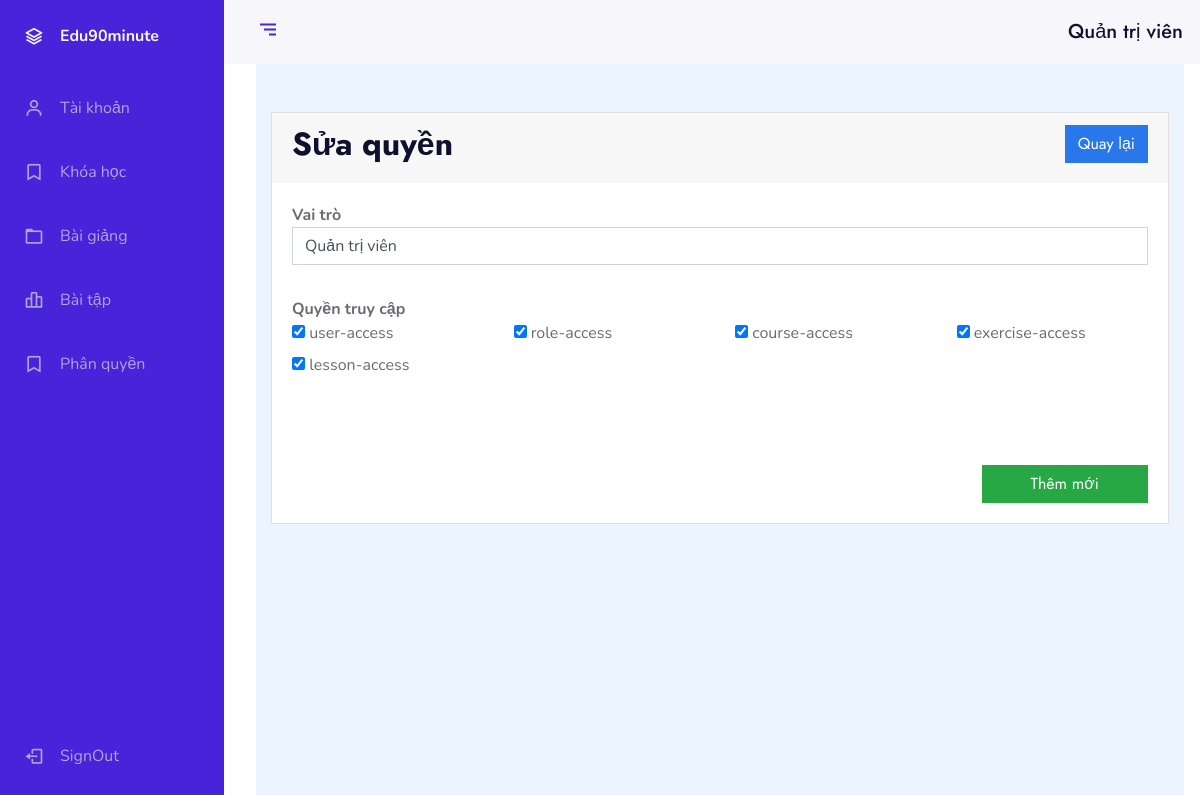
Screenshot of /?ctl=roles&act=edit&id=1 (signed in) with the database file from the repository.
### tables this page shows
CREATE TABLE `permissions` (
  `id` int(11) NOT NULL,
  `name` varchar(255) NOT NULL
);

### Controllers/BaseController.php (called while the page is built, shortened)
<?php
class BaseController{
    protected function view($viewPath, array $data = []){
        include_once self::VIEWS_FOLDER_NAME . str_replace('.', '/', $viewPath) . '.php';
    }
}

### Controllers/Admin/AdminRolesController.php (called while the page is built, shortened)
<?php
    class AdminRolesController extends BaseController{
        protected $data = [];
        public function __construct(){
            $this->rolesModel = new RolesModel;
            $this->data["roles"] = $this->rolesModel->all("roles", ['*']);
            $this->data['role_has_permission'] = $this->rolesModel->all('role_has_permission', ['*']);
            $this->data['permissions'] = $this->rolesModel->all('permissions', ['*']);
        }
        public function edit(){
            foreach($this->data['roles'] as $role){
                if($_REQUEST['id'] == $role['id']){
                    $this->data['roleName'] = $role['name'];
                    break;
                }
            }
            foreach($this->data['role_has_permission'] as $rhp){
                if($_REQUEST['id'] == $rhp['roleId']){
                    $this->data['permissionEdit'][] = $rhp['permissionId'];
                }
            }
            return $this->view('admin.roles.edit', $this->data);
        }
    }

### Models/BaseModel.php (called while the page is built, shortened)
<?php
    class BaseModel extends Database
    {
        protected $connect;
        protected $table;
        protected $colums = ['*'];
        public function  __construct() {
            $this->connect = $this->connect();
        }
        public function all($table = '', $colums = [], $where = [], $start=0, $limit = null, $orderBy = []){
            if(!empty($colums)){
                $select = implode(',', $colums);
            }else $select = implode(',', $this->colums);
            $table = empty($table) ? $this->table : $table;
            $sql = "SELECT ${select} FROM $table";
            $sql = trim($sql ,'OR ');
            $query = $this->_query($sql);
            $data = [];
            while($row = mysqli_fetch_assoc($query)){
                $data[] = $row;
            }
            return $data;
        }
        public function _query($sql){
            return mysqli_query($this->connect, $sql);
        }
        public function getPermissionName(){
            $data = [];
            $permissions = [];
            $sql = "SELECT rl.id, rl.name, p.name as permission FROM roles as rl
                    INNER JOIN role_has_permission as rp ON rl.id = rp.roleId
                    INNER JOIN permissions as p ON rp.permissionId = p.id
                    ";
            $query = $this->_query($sql);
            while($row = mysqli_fetch_assoc($query)){
                $data[] = $row;
            }
            if(isset($_SESSION['role'])){
                foreach($data as $value){
                    if($_SESSION['role'] == $value['id']){
                        $permissions[] = trim($value['permission']);
                    }
                }
            }
            return $permissions;
        }
    }

### Core/Database.php (called while the page is built, shortened)
<?php
    class Database
    {
        public function  connect(){
            $connect = mysqli_connect(self::DB_HOST, self::DB_USER, self::DB_PASSWORD, self::DB_NAME);
            mysqli_set_charset($connect, 'utf8');
            if(mysqli_connect_errno() === 0){
                return $connect;
            }
            return false;
        }
    }

### Views/admin/roles/edit.php (the view, shortened to what this page needs)
<div class="container">
        <div class="card">
            <div class="card-header border-0">
                <div class="float-left">
                    <h2>Sửa quyền</h2>
                </div>
                <div class="float-right">
                    <a href="./?ctl=roles&page=<?php echo isset($_GET['page'])?$_GET['page']:1; ?>" class="btn btn-primary">Quay lại</a>
                </div>
            </div>
            <div class="card-body">
                <form action="./?ctl=roles&act=update" name="myForm" method="POST" enctype="multipart/form-data">
                    <div class="row mb-3">
                        <div class="col-xs-12 col-sm-12 col-md-12">
                            <div class="form-group">
                                <strong>Vai trò</strong>
                                <input type="text" name="name" class="form-control" value="<?php echo isset($roleName) ? $roleName : "";  ?>" placeholder="Tên vai trò: Quản trị viên, Quản trị nội dung, ...">
                            </div>
                        </div>
                    </div>
                    <div class="row mb-3">
                        <div class="col-xs-12 col-sm-12 col-md-12">
                            <div class="form-group">
                                <strong>Quyền truy cập</strong>
                                <div class="row">
                                <?php
                                    foreach($permissions as $permission){
                                ?>
                                    <div class="col-xs-12 col-sm-6 col-md-3">
                                        <label>
                                            <input
                                            <?php
                                                if(isset($permissionEdit)){
                                                    echo in_array($permission['id'], $permissionEdit) ? "checked" : "";
                                                }
                                            ?>
                                            type="checkbox"
                                            name="permission[]"
                                            value="<?php echo $permission['id']; ?>">
                                            <?php echo $permission['name']; ?>
                                        </label>
                                    </div>
                                <?php
                                    }
                                ?>
                                </div>
                            </div>
                        </div>
                    </div>
                    <button class="btn btn-success px-5 mt-5 float-right" type="submit">Thêm mới</button>
                </form>
            </div>
        </div>
    </div>

### css/adminStyle.css (style rules this page uses)
:root { --header-height: 3rem; --nav-width: 68px; --first-color: #4723D9; --first-color-light: #AFA5D9; --white-color: #F7F6FB; --body-font: 'Nunito', sans-serif; --normal-font-size: 1rem; --z-fixed: 100 }
body { position: relative; margin: var(--header-height) 0 0 0; padding: 0 1rem; font-family: var(--body-font); font-size: var(--normal-font-size); transition: .5s }
a { text-decoration: none }
.body-pd { padding-left: calc(var(--nav-width) + 1rem) }
@media screen and (min-width: 768px) { body { margin: calc(var(--header-height) + 1rem) 0 0 0; padding-left: calc(var(--nav-width) + 2rem) } }
@media screen and (min-width: 768px) { .body-pd { padding-left: calc(var(--nav-width) + 188px) } }

### rows the page displays
permissions: id "☑", name "user-access"
permissions: id "☑", name "role-access"
permissions: id "☑", name "course-access"
permissions: id "☑", name "exercise-access"
permissions: id "☑", name "lesson-access"

### other values shown
$_SESSION['name'] "Quản trị viên"
